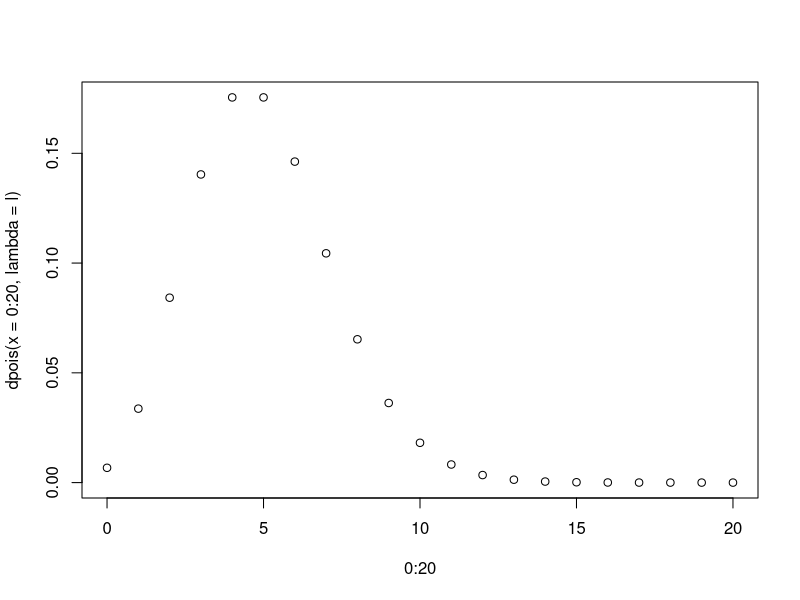
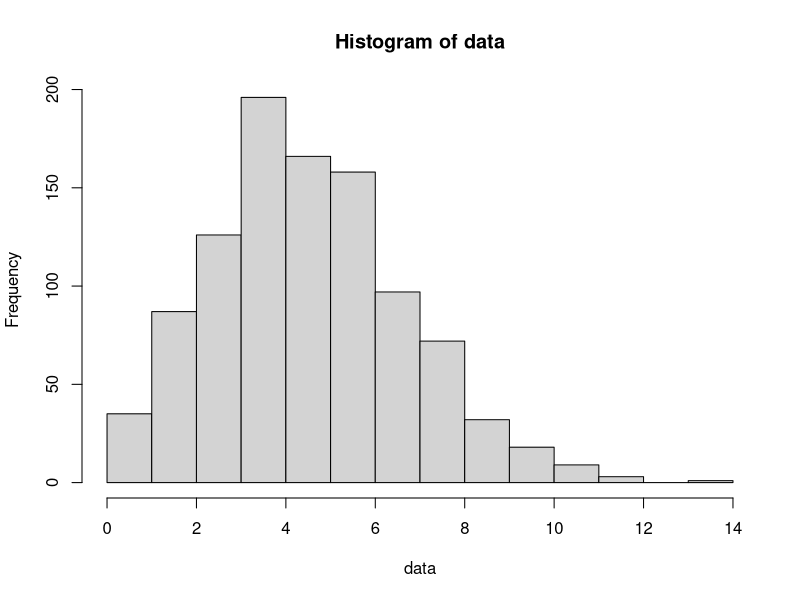

The R source for these figures, in order:
## ---- chunk 1
knitr::opts_chunk$set(echo = TRUE)
## ---- chunk 2
l = 5
plot(0:20, dpois(x = 0:20, lambda = l)) # Probabilidad de 1 error, de 2 etc etc
ppois(0:20, l)
qpois(0.5, 5)
rpois(1000, lambda = l) -> data
hist(data) # 50 paginas ningun error etc etc
